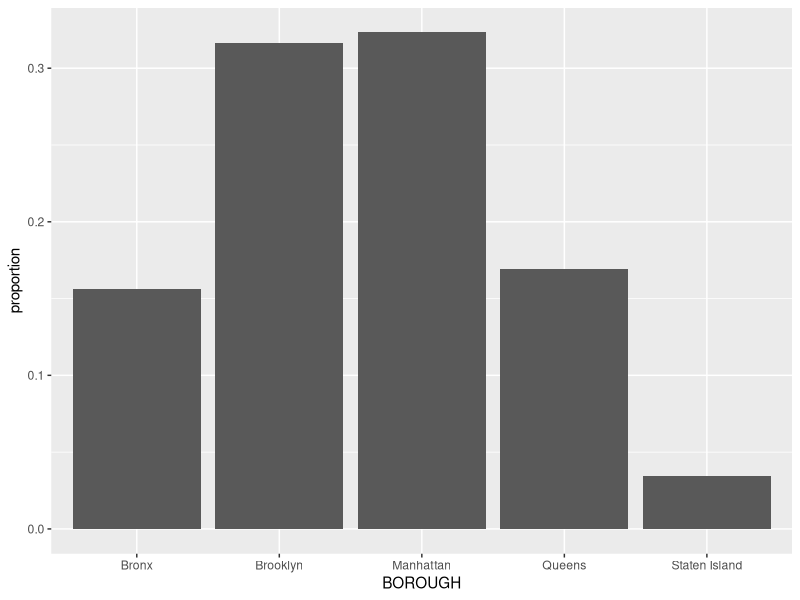
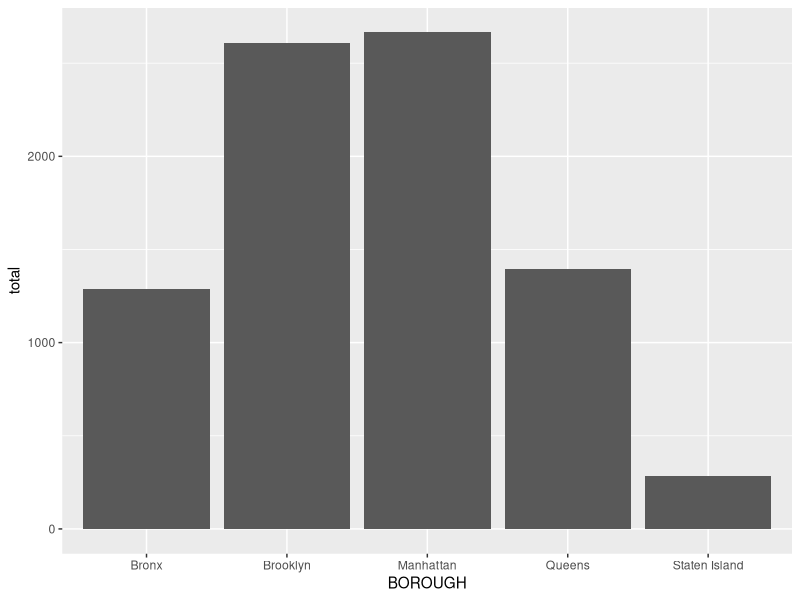
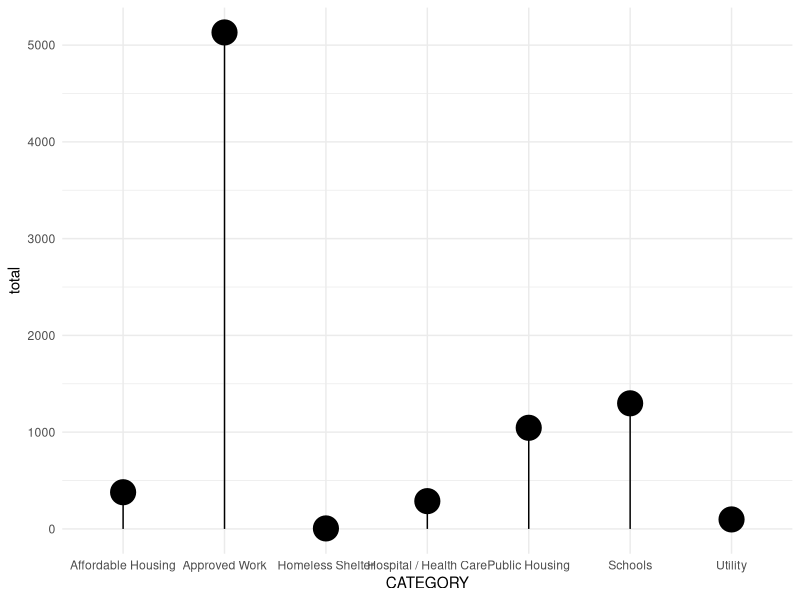
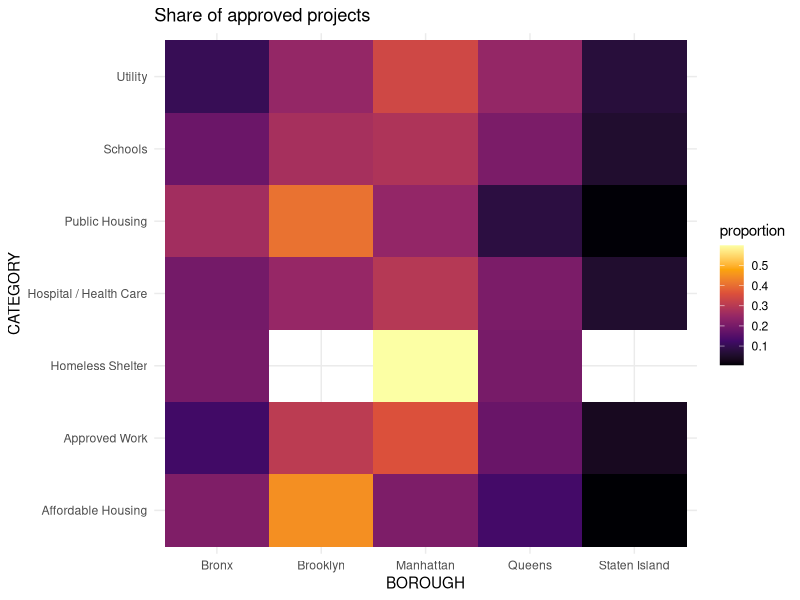

These charts were generated, in order, by the following R code:
## ---- chunk 1
# You'll only need the tidyverse library for this exercise
library(tidyverse)

# Load original data
essential_raw <- read_csv("EssentialConstruction.csv")

# Clean the data a little
# Some of the borough names are in ALL CAPS, so we use str_to_title() to convert
# everything in the column to title case.
# We also make BOROUGH and CATEGORY factors (or categorical variables)
essential <- essential_raw %>% 
  mutate(BOROUGH = str_to_title(BOROUGH),
         BOROUGH = factor(BOROUGH),
         CATEGORY = factor(CATEGORY))
## ---- chunk 2
essential_by_borough <- essential %>% 
  group_by(BOROUGH) %>% 
  summarize(total = n()) %>% 
  mutate(proportion = total / sum(total))
## ---- chunk 3
# Add plot with geom_col() here

ggplot(essential_by_borough,aes(x=BOROUGH,y=proportion)) +
  geom_col()
## ---- chunk 4
ggplot(essential_by_borough,aes(x=BOROUGH,y=total)) +
  geom_col()
## ---- chunk 5
# Create a summarized dataset of projects by category
essential_by_category <- essential %>% 
  group_by(CATEGORY) %>% 
  summarize(total = n()) %>% 
  mutate(proportion = total / sum(total))
# I won't give you the code for this (big hint though: copy the code for the
# borough summary and change just one thing)
## ---- chunk 6
# Add a lollipop chart here

ggplot(essential_by_category,aes(x=CATEGORY,y=total)) +
  geom_pointrange(aes(ymin = 0, ymax = total),
                  # Make the lines a little thicker and the dots a little bigger
                  fatten = 5, size = 1.5) + 
            theme_minimal()

## ---- chunk 7
# Create a summarized dataset of projects by both borough and category
#
# I also won't give you the code to make the summary for the heatmap. You'll
# need to group by two variables to make the summary. IMPORTANTLY you'll also
# need to add another group_by() in between summarize() and mutate(), otherwise,
# R will calculate percentages in unexpected groups. 
#
# If you want the percentages of categories to add up to 100% in each borough,
# you'll want to group by borough before calculating the proportion; if you want
# the percentages of boroughs to add up to 100% in each category, you'll want to
# group by category (either is fine for this assignment)


essential_by_category_borough <- essential %>% 
  group_by(CATEGORY, BOROUGH) %>% 
  summarize(total = n()) %>% 
  group_by(CATEGORY) %>% 
  mutate(proportion = total / sum(total))


## ---- chunk 8
library(viridis)
# Add a heatmap here with geom_tile()
essential_by_category_borough %>% 
  ggplot(aes(x=BOROUGH,y=CATEGORY,fill=proportion)) + 
  geom_tile() + 
  theme_minimal() +
  scale_fill_viridis_c(option = "inferno") + 
  labs(title="Share of approved projects")
